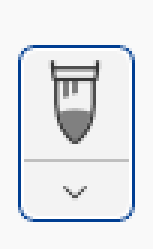
#> input picture brush_on.png, 51 x 83 px (shown 3 times larger)
$ python cvclick.py
#> lines starting #> are read from the running program, lines starting #| are printed output that depends on the picture


import numpy as np
import cv2
import pyautogui as pg
import time

def Screenshot():
	time.sleep(2)
	im = np.array(pg.screenshot('screen.jpg'))
	#print(im)
	return im

def ClickBOT(temp='template.jpg'):

#> called with temp = 'brush_on.png'
	time.sleep(2)
	img = Screenshot()

	img_temp = cv2.imread(temp)
#> img_temp is the input picture: shape (83, 51, 3); mean B, G, R 234.3, 230.8, 228.1
	#read image
	template = cv2.cvtColor(img_temp, cv2.COLOR_BGR2GRAY) #convert to gray image
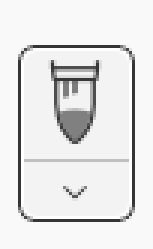
#> template: shape (83, 51) (shown 3 times larger); min 53, max 255, mean 230.4

	screen = cv2.imread('screen.jpg',cv2.IMREAD_GRAYSCALE)
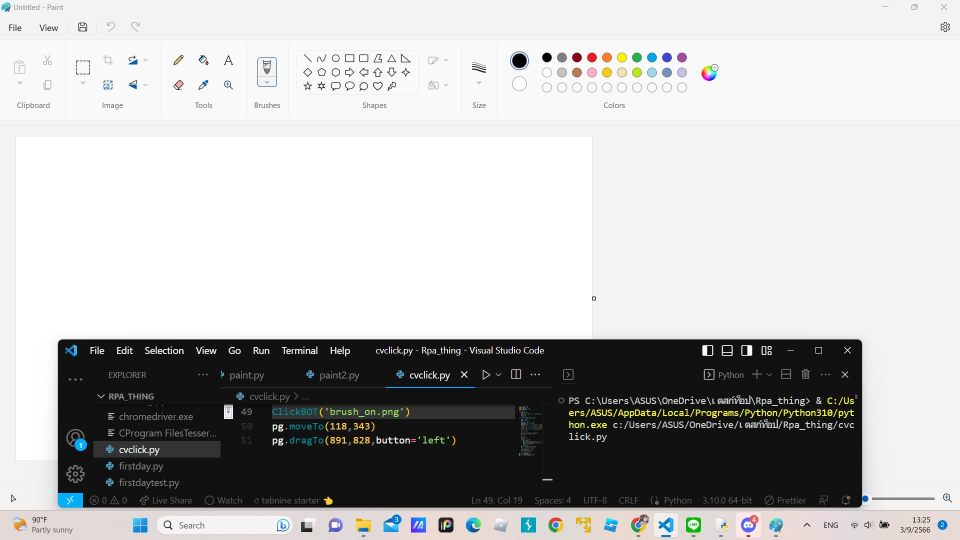
#> input picture screen.jpg, 1920 x 1080 px (shown at 1/2 size)
#> screen: shape (1080, 1920); min 0, max 255, mean 187.2

	result = cv2.matchTemplate(template,screen, cv2.TM_CCOEFF_NORMED)
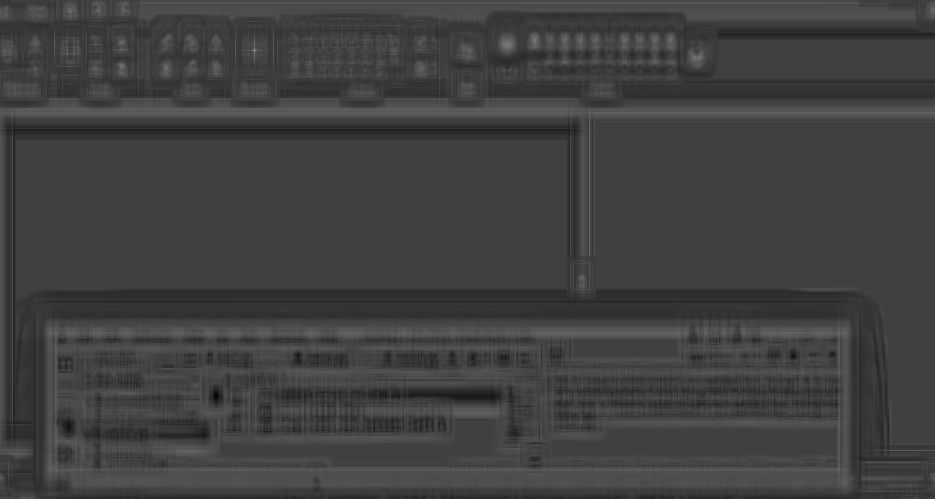
#> result: shape (998, 1870) float32 (shown at 1/2 size); min -0.34, max 0.996, mean -0.000284; drawn with min black and max white

	#print(result)

	#checking location that's matched
	loc = np.where(result >=0.9)
#> loc = ([100], [509])

	#print(loc)

	position = []

	for pt in zip(*loc):
		#print(pt)
		pos = (pt[1]+10,pt[0]+10) # pos = (371,24)	# for Windows
		#pos = ((pt[1]/2) +10,(pt[0]/2)+10)			# for Mac
		position.append(pos)
#> this loop made 1 pass
#> (pt, pos) on pass 1: ((100, 509), (519, 110))
#> after the loop, position = [(519, 110)]

	print(position)
#| [(519, 110)]
	pg.click(position[0],clicks=3)

	#cv2.imshow('img',img_temp)
	#cv2.waitKey(0)
	#cv2.destroyAllWindows()

ClickBOT('brush_on.png')
pg.moveTo(118,343)
pg.dragTo(891,828,button='left')
